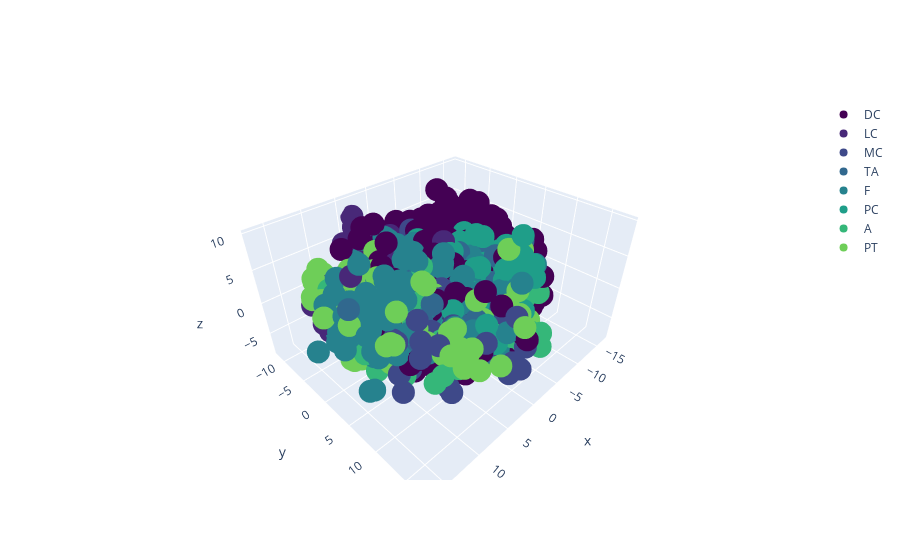

The cell this chart's notebook holds for it:
### Code cell
import plotly.graph_objects as go
import plotly
from itertools import cycle

colors = cycle(plotly.colors.sequential.Viridis)

fig = go.Figure()
for s in cps_df.target.unique():
    df = cps_df[cps_df.target == s]
    fig.add_trace(go.Scatter3d(x=cps_df[cps_df['target']==s]['CP1'],
                               y = cps_df[cps_df['target']==s]['CP2'], z = cps_df[cps_df['target']==s]['CP3'],
                               mode = 'markers',
                               name = s,
                               marker_color = next(colors)))
fig.show()

### Figure 1 — Plotly figure (JSON) as saved in the notebook; plotly's stock layout.template omitted (floating-point values rounded to 4 significant figures; data arrays with more than 128 entries replaced by an {"elided": "..."} marker saying what was removed)
{"data": [{"marker": {"color": "#440154"}, "mode": "markers", "name": "DC", "type": "scatter3d", "x": {"elided": "2220 float values"}, "y": {"elided": "2220 float values"}, "z": {"elided": "2220 float values"}}, {"marker": {"color": "#482878"}, "mode": "markers", "name": "LC", "type": "scatter3d", "x": {"elided": "390 float values"}, "y": {"elided": "390 float values"}, "z": {"elided": "390 float values"}}, {"marker": {"color": "#3e4989"}, "mode": "markers", "name": "MC", "type": "scatter3d", "x": {"elided": "502 float values"}, "y": {"elided": "502 float values"}, "z": {"elided": "502 float values"}}, {"marker": {"color": "#31688e"}, "mode": "markers", "name": "TA", "type": "scatter3d", "x": {"elided": "360 float values"}, "y": {"elided": "360 float values"}, "z": {"elided": "360 float values"}}, {"marker": {"color": "#26828e"}, "mode": "markers", "name": "F", "type": "scatter3d", "x": {"elided": "618 float values"}, "y": {"elided": "618 float values"}, "z": {"elided": "618 float values"}}, {"marker": {"color": "#1f9e89"}, "mode": "markers", "name": "PC", "type": "scatter3d", "x": {"elided": "376 float values"}, "y": {"elided": "376 float values"}, "z": {"elided": "376 float values"}}, {"marker": {"color": "#35b779"}, "mode": "markers", "name": "A", "type": "scatter3d", "x": {"elided": "288 float values"}, "y": {"elided": "288 float values"}, "z": {"elided": "288 float values"}}, {"marker": {"color": "#6ece58"}, "mode": "markers", "name": "PT", "type": "scatter3d", "x": {"elided": "246 float values"}, "y": {"elided": "246 float values"}, "z": {"elided": "246 float values"}}], "layout": {}}
